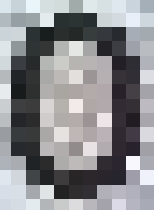
#> input picture image_splited/0_0.png, 154 x 210 px; its folder holds only this picture in this run
$ jupyter execute --allow-errors captcha_recognization_image.ipynb
#> lines starting #> are read from the running program, lines starting #| are printed output that depends on the picture; after the words box and inside, x2 and y2 are one past the last pixel; in counts of white or black regions, pixels touching at a corner belong together
### 本文件用于识别老师给的几个验证码

[cell 1]
import os
import numpy as np
import pandas as pd
from cv2 import cv2 as cv
import matplotlib
import matplotlib.pyplot as plt


ROOT_DIR = os.getcwd()
TRAIN_DATA = os.path.join(ROOT_DIR, 'digits_data')
# TEST_DATA_CAP = os.path.join(ROOT_DIR, 'captcha_test_data')
TEST_DATA_CHAR = os.path.join(ROOT_DIR, 'image_splited')

下面的一个cell的代码是分割captha

[cell 2]
# 为了方便图片直接显示在jupyter中，cv的imshow不能直接在jupyter中显示
# 为了用matplotlib显示（ 不能用plt.show()，要用plt.imshow() ）
# 由于CV的通道是BGR顺序，而matpotlib是 RGB顺序，这里要做通道转换
# 方法一
# [4 lines left out: function bgr2rgb_v2, not called in this run]
# 方法二
def bgr2rgb(img):
    # 直接用python切片特性，[start: end: step], 这里start end为空，则默认遍历全部，step为-1则倒序遍历
    return img[:, :, ::-1]

def genNeedImg(img_path, img_type='binary', binary_therhold=127,
               binary_reverse=False, size=None, save=False, path='./'):
    '''
    用于生成指定大小的灰度图或二值图, img_path为图像路径
    type为标志转换类型，默认为binary，可选的值为binary或gray
    binary_therhold为二值图划分阈值，默认127（即大于127的像素设置为255，否则置0）
    binary_reverse默认为False，True时黑白颠倒（即大于127的像素设置为0，否则置255）
    size为tuple类型，用于指定生成图像的尺寸, 如：(512,512)，默认为None表示输出原图像尺寸
    save为保存标志，默认为False，为true时将生成的图保存到path(默认为当前文件夹)
    '''
#> called with img_path = 'image_splited/0_0.png', img_type = 'binary', binary_therhold = 127, binary_reverse = True, size = (20, 20), save = False, path = './'
    img_raw = cv.imread(img_path)
#> img_raw is the input picture: shape (210, 154, 3); mean B, G, R 143.1, 139.9, 139.3
    if size != None: # 调整图像尺寸
        img_raw= cv.resize(img_raw,size)
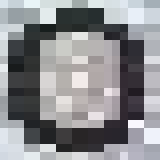
#> img_raw: shape (20, 20, 3) (shown 8 times larger); mean B, G, R 143.2, 140.2, 139.5
    img_gray = cv.cvtColor(img_raw,cv.COLOR_RGB2GRAY) # 转换颜色空间为灰度
    # Add some extra padding around the image
    # img_gray = cv.copyMakeBorder(img_gray, 8, 8, 8, 8, cv.BORDER_REPLICATE)
    img_name = img_path[9:].split('.')[0] # 获取图像原始名称
    if img_type == 'gray': # 生成灰度图
        if save:
            cv.imwrite(os.path.join(path,'{}_gray.bmp'.format(img_name)),img_gray)
            print('Gray image saved at {}'.format(os.path.join(path,'{}_gray.bmp'.format(img_name))))
        else:
            print('Gray image generated!')
            return img_gray
    else: # 生成二值图
        if binary_reverse:
            ret, img_binary = cv.threshold(img_gray,binary_therhold,255,cv.THRESH_BINARY_INV) #反二进制阈值化
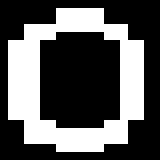
#> img_binary: shape (20, 20) (shown 8 times larger); 35.2% white; 1 white region, box (x1, y1, x2, y2) and area: (1, 1, 18, 19) 141
#> ret = 127
        else:
            ret, img_binary = cv.threshold(img_gray,binary_therhold,255,cv.THRESH_BINARY)# 二进制阈值化
        if save:
            cv.imwrite(os.path.join(path,'{}_binary.bmp'.format(img_name)),img_binary)
            print('threshold:{}'.format(ret)) # 输出转换阈值
            print('Binary image savd at {}'.format(os.path.join(path,'{}_binary.bmp'.format(img_name))))
        else:
            print('Binary image generated!')
            print('threshold:{}'.format(ret)) # 输出转换阈值
#| threshold:127.0
            return img_binary

# [48 lines left out: function captcha_character_detach, not called in this run]

[cell 3]
# [24 lines left out: function captcha_char_detach, not called in this run]

[cell 4]
def gen_data_set(captcha_imgs_folder, binary=False, binary_reverse=True):
    '''
    此函数用于创建 样本集和对应标签集合,返回的数据集是np.array类型
    binary: 用于控制是否生成二值样本
    '''
    target_imgs = [ os.path.join(captcha_imgs_folder, img_name)
                    for img_name in os.listdir(captcha_imgs_folder) if img_name != '.DS_Store']
    target_imgs.sort() # 升序，注意不能 listA = listA.sort(), sort没有返回值
    data_set, label_set = [], []
    # 发现一个问题，如果先变成二值图，再进行resize会导致出现非0、255的像素，见上一个cell测试
    # 故这里再genNeedImg时候，指定20x20尺寸
    for captcha in target_imgs:
        if binary:
            img = genNeedImg(captcha, size=(20,20), binary_reverse=binary_reverse) # 生成20x20大小的二值图
        else:
            img = cv.imread(captcha, cv.IMREAD_GRAYSCALE) # 以灰度图读入验证码/单个字符的图
            img = cv.resize(img, (20,20)) # 调整尺寸到20x20
        img = img.reshape(400,)  # reshape成一维数组（sklearn用kNN时需要的格式）
        data_set.append(img)
        label_set.append(os.path.basename(captcha)[0])
    return np.array(data_set), np.array(label_set)

#> (the rest of this cell did not finish here and is left out)

## 下面用sklearn的kNN工具来做训练和预测

[cell 5]
from sklearn.neighbors import KNeighborsClassifier

kNN_classifier = KNeighborsClassifier(n_neighbors=3)
kNN_classifier

#> (a cell that did not finish here is left out)

[cell 7]
X_test, y_test = gen_data_set(TEST_DATA_CHAR, binary=True)

$ run again, on image_splited/1_0.png
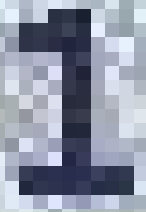
#> input picture image_splited/1_0.png, 146 x 212 px
#> in genNeedImg, img_raw is the input picture: shape (212, 146, 3); mean B, G, R 166.3, 148.8, 142.3
#> img_raw: shape (20, 20, 3)
#> in genNeedImg, `img_gray = cv.cvtColor(img_raw,cv.COLOR_RGB2GRAY)`:
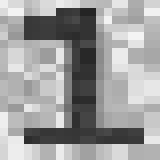
#> img_gray: shape (20, 20) (shown 8 times larger); min 36, max 244, mean 158.3
#> in genNeedImg, `ret, img_binary = cv.threshold(img_gray,binary_therhold,255,cv.THRESH_..`:
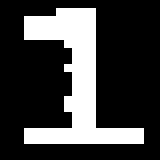
#> img_binary: shape (20, 20) (shown 8 times larger); 24.8% white; 1 white region, box (x1, y1, x2, y2) and area: (3, 1, 18, 18) 99
#> ret = 127
#| threshold:127.0
